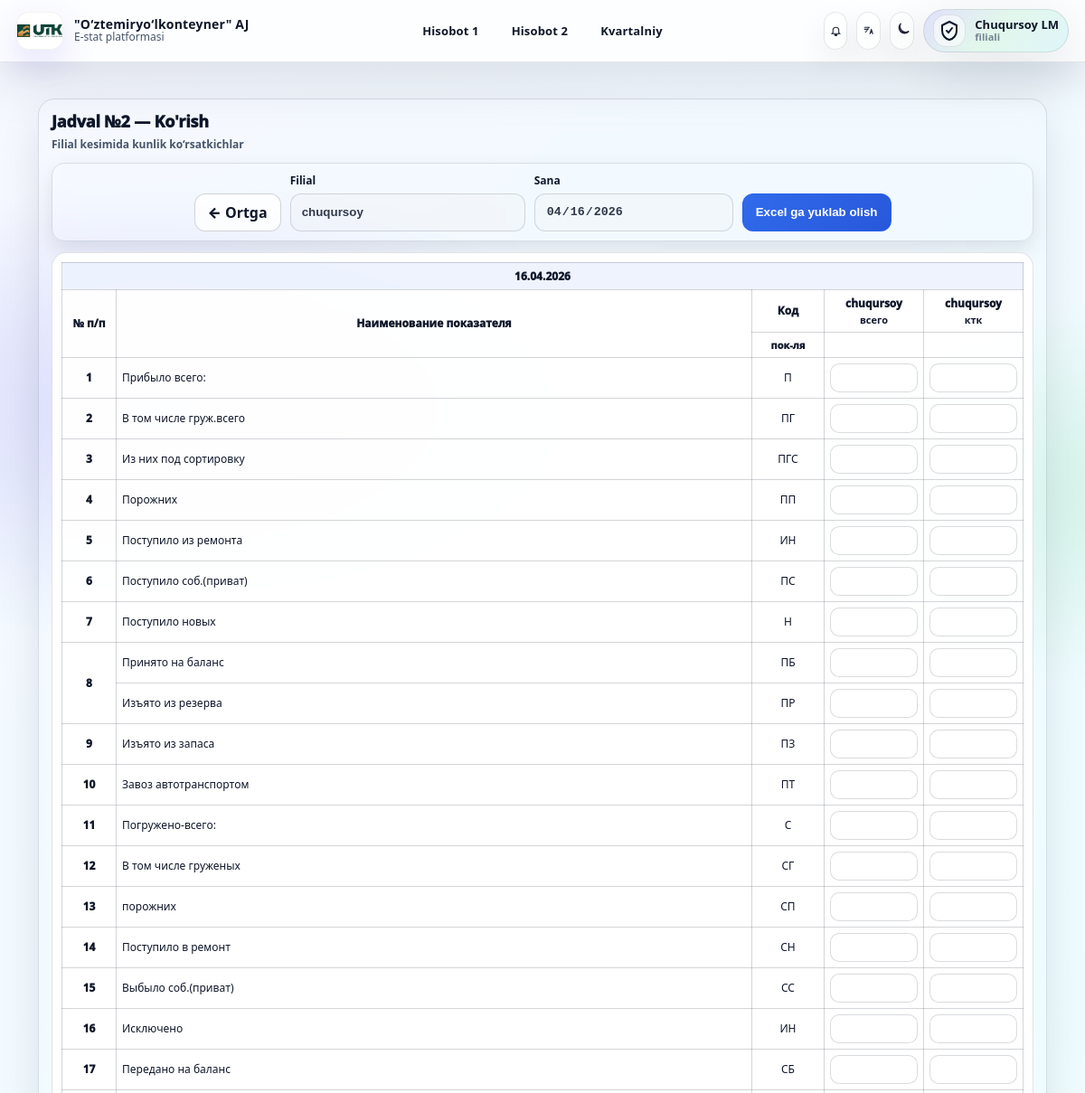
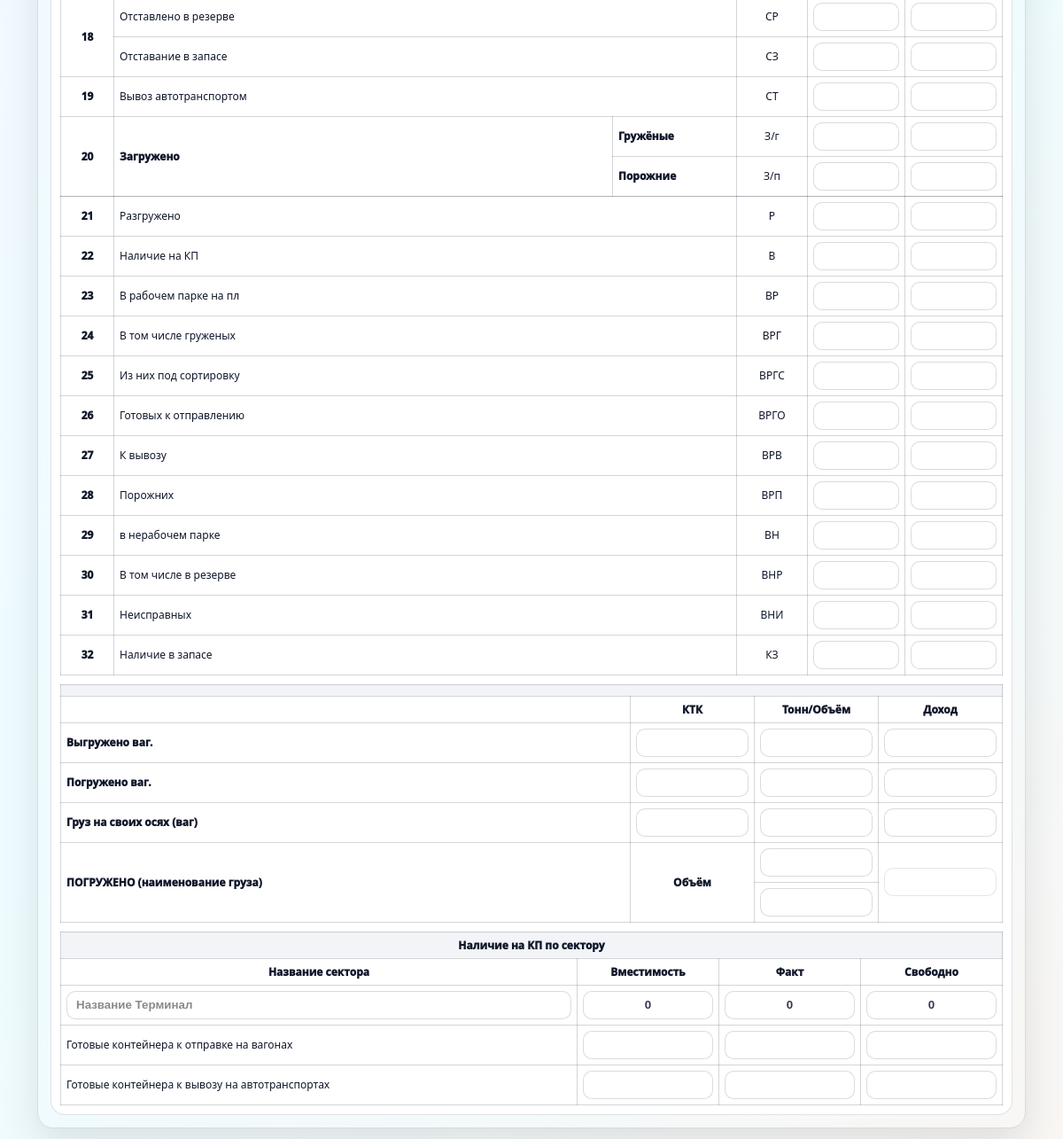
The app's page /station/table-2/view/2026-04-16/ (signed in), older data (2 pictures, top to bottom).
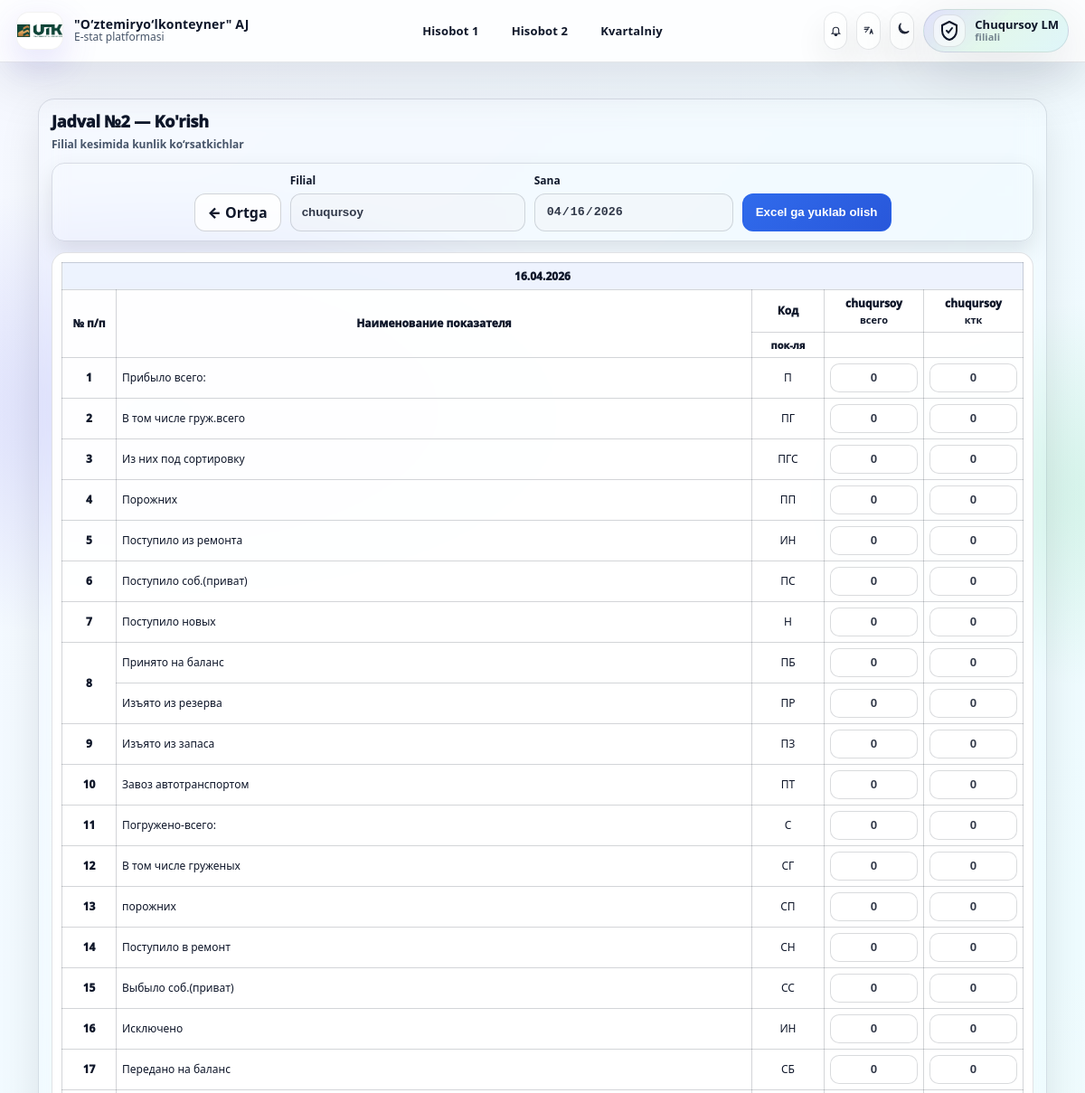
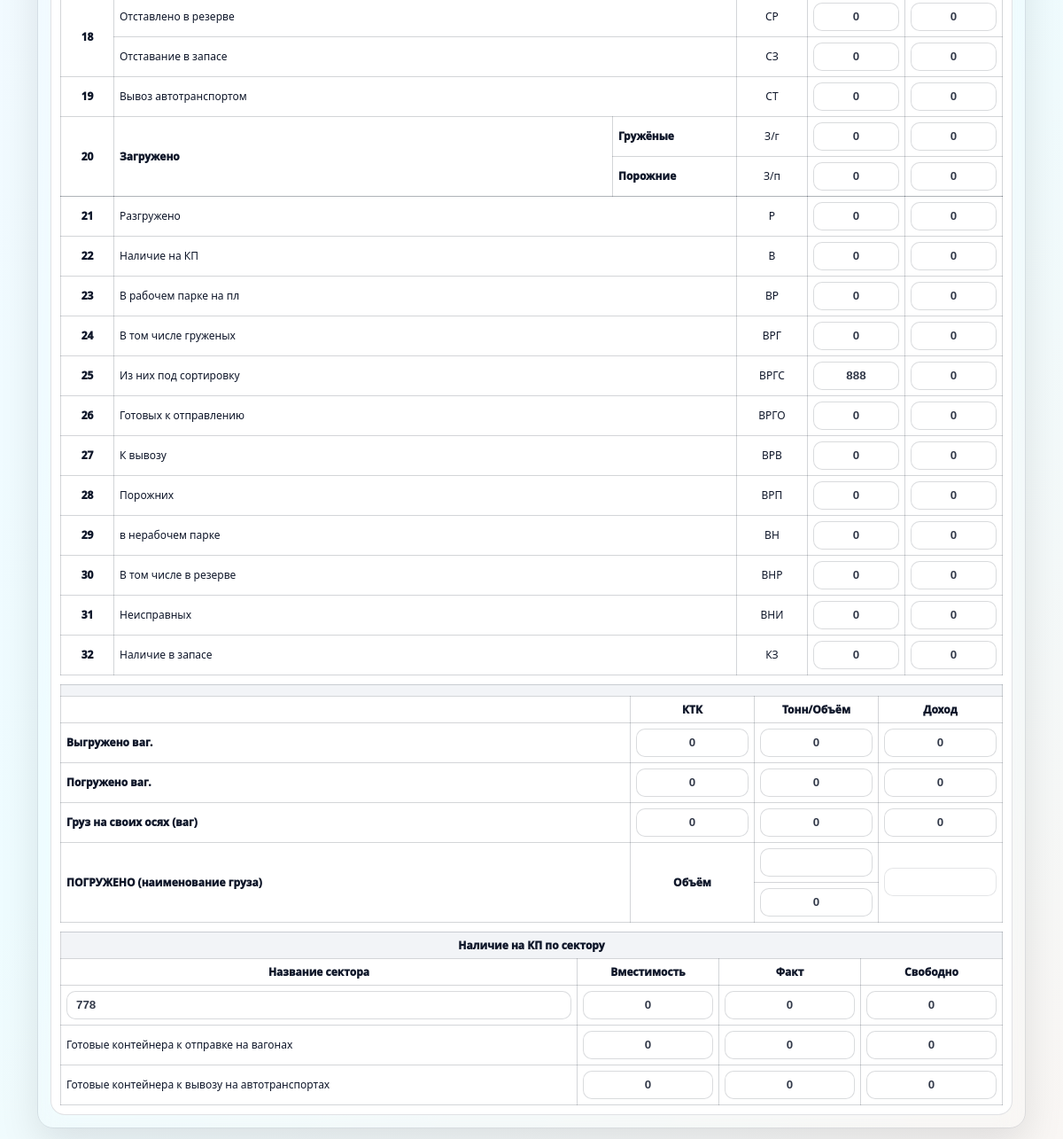
The same page, newer data (2 pictures, top to bottom).
### reports/models.py (models this page shows, shortened)
class StationDailyTable2(models.Model):
    station_user = models.ForeignKey(
        User,
        on_delete=models.CASCADE,
        related_name='station_table2_reports'
    )
    date = models.DateField(null=True,blank=True)
    data = models.JSONField(default=dict, blank=True)
    submitted_at = models.DateTimeField(null=True, blank=True, auto_now_add=True)
    class Meta:
        unique_together = ('station_user', 'date')
        ordering = ['-date']

### reports/views.py (the view)
# urls.py: path('station/table-2/view/<str:date_str>/', station_table_2_view, name='station_table_2_view'),
@login_required
def station_table_2_view(request, date_str):
    if request.user.is_staff or request.user.is_superuser:
        return redirect("admin_table2_reports")
    d = _parse_date(date_str)
    obj = StationDailyTable2.objects.filter(station_user=request.user, date=d).first()
    data = (obj.data or {}) if obj else {}
    return render(request, "station_table_2_create.html", {
        "date": d,
        "obj": obj,
        "table2_data": data,
        "station_name": request.user.username,
        "rows_def": TABLE2_ROWS,
        "mode": "view",
        "bottom": TABLE2_BOTTOM_FIELDS,
        "sector_rows": _table2_sector_rows(data),
        "r22_keys": {
            "g_total": R22_G_TOTAL, "g_ktk": R22_G_KTK,
            "p_total": R22_P_TOTAL, "p_ktk": R22_P_KTK,
        }
    })

### accounts/models.py (called while the page is built)
    def __str__(self):
        return self.station_name

### reports/templatetags/report_extras.py (called while the page is built)
@register.filter
def data_val(obj, key):
    if not obj or not getattr(obj, 'data', None):
        return ''
    val = obj.data.get(key, '')
    return '' if val is None else val

### reports/views.py (called while the page is built)
def _parse_date(date_str: str) -> dt_date:
    return datetime.strptime(date_str, "%Y-%m-%d").date()

def _int0(v):
    try:
        return int(v or 0)
    except (TypeError, ValueError):
        return 0

def _clean_sector_rows(rows):
    cleaned = []
    for row in (rows or []):
        name = str((row or {}).get("name") or "").strip()
        cap = _int0((row or {}).get("capacity"))
        fact = _int0((row or {}).get("fact"))
        free = _int0((row or {}).get("free"))
        cleaned.append({
            "name": name,
            "capacity": cap,
            "fact": fact,
            "free": free,
        })
    if not cleaned:
        cleaned = [{
            "name": "",
            "capacity": 0,
            "fact": 0,
            "free": 0,
        }]
    return cleaned

### templates/station_table_2_create.html (shortened to what the changed rows need)
{% extends "base.html" %}
{% load report_extras %}
{% block content %}
<div class="t2-page">
  <div class="t2-shell">
    <div class="t2-card">
      <div class="t2-head">
        <div>
          <h2 class="t2-title">
            Jadval №2 — {% if mode == 'view' %}Ko'rish{% else %}Yaratish/Tahrirlash{% endif %}
          </h2>
        </div>
      </div>
      <form id="t2form" method="post">
        <div class="t2-wrap">
          <table class="t2-table">
            <colgroup>
            </colgroup>
            <thead>
              <tr><th colspan="6" class="t2-headDate">{{ date|date:"d.m.Y" }}</th></tr>
              <tr>
                <th class="t2-center t2-bold" rowspan="2">№ п/п</th>
                <th class="t2-center t2-bold" colspan="2" rowspan="2">Наименование показателя</th>
                <th class="t2-center t2-bold">Код</th>
                <th class="t2-center t2-bold">{{ station_name }}<div style="font-size:11px;font-weight:900;margin-top:2px;">всего</div></th>
                <th class="t2-center t2-bold">{{ station_name }}<div style="font-size:11px;font-weight:900;margin-top:2px;">ктк</div></th>
              </tr>
              <tr>
                <th class="t2-center t2-bold" style="font-size:11px;">пок-ля</th>
                <th class="t2-center t2-bold" style="font-size:11px;"></th>
                <th class="t2-center t2-bold" style="font-size:11px;"></th>
              </tr>
            </thead>
            <tbody>
              {% for n,label,code,k_total,k_ktk in rows_def %}
                {% if n == 8 %}
                  <tr>
                    <td class="t2-center t2-bold" rowspan="2">8</td>
                    <td colspan="2">{{ label }}</td>
                    <td class="t2-center">{{ code }}</td>
                    <td class="t2-center"><input class="t2-cell-input" name="{{ k_total }}" value="{{ obj|data_val:k_total }}" {% if mode == 'view' %}disabled{% endif %}></td>
                    <td class="t2-center"><input class="t2-cell-input" name="{{ k_ktk }}" value="{{ obj|data_val:k_ktk }}" {% if mode == 'view' %}disabled{% endif %}></td>
                  </tr>
                  {% for n2,label2,code2,k_total2,k_ktk2 in rows_def %}
                    {% if n2 == 9 %}
                      <tr>
                        <td colspan="2">{{ label2 }}</td>
                        <td class="t2-center">{{ code2 }}</td>
                        <td class="t2-center"><input class="t2-cell-input" name="{{ k_total2 }}" value="{{ obj|data_val:k_total2 }}" {% if mode == 'view' %}disabled{% endif %}></td>
                        <td class="t2-center"><input class="t2-cell-input" name="{{ k_ktk2 }}" value="{{ obj|data_val:k_ktk2 }}" {% if mode == 'view' %}disabled{% endif %}></td>
                      </tr>
                    {% endif %}
                  {% endfor %}
                {% elif n == 9 %}
                {% elif n == 19 %}
                  <tr>
                    <td class="t2-center t2-bold" rowspan="2">{{ n|add:"-1" }}</td>
                    <td colspan="2">{{ label }}</td>
                    <td class="t2-center">{{ code }}</td>
                    <td class="t2-center">
                      <input class="t2-cell-input" name="{{ k_total }}" value="{{ obj|data_val:k_total }}"
                            {% if mode == 'view' %}disabled{% endif %}>
                    </td>
                    <td class="t2-center">
                      <input class="t2-cell-input" name="{{ k_ktk }}" value="{{ obj|data_val:k_ktk }}"
                            {% if mode == 'view' %}disabled{% endif %}>
                    </td>
                  </tr>
                  {% for n2,label2,code2,k_total2,k_ktk2 in rows_def %}
                    {% if n2 == 20 %}
                      <tr>
                        <td colspan="2">{{ label2 }}</td>
                        <td class="t2-center">{{ code2 }}</td>
                        <td class="t2-center">
                          <input class="t2-cell-input" name="{{ k_total2 }}" value="{{ obj|data_val:k_total2 }}"
                                {% if mode == 'view' %}disabled{% endif %}>
                        </td>
                        <td class="t2-center">
                          <input class="t2-cell-input" name="{{ k_ktk2 }}" value="{{ obj|data_val:k_ktk2 }}"
                                {% if mode == 'view' %}disabled{% endif %}>
                        </td>
                      </tr>
                    {% endif %}
                  {% endfor %}
                {% elif n == 20 %}
                {% elif n == 22 %}
                  <tr>
                    <td class="t2-center t2-bold" rowspan="2">20</td>
                    <td class="t2-bold" rowspan="2">Загружено</td>
                    <td class="t2-bold">Гружёные</td>
                    <td class="t2-center">З/г</td>
                    <td class="t2-center"><input class="t2-cell-input" name="{{ k_total }}" value="{{ obj|data_val:k_total }}" {% if mode == 'view' %}disabled{% endif %}></td>
                    <td class="t2-center"><input class="t2-cell-input" name="{{ k_ktk }}" value="{{ obj|data_val:k_ktk }}" {% if mode == 'view' %}disabled{% endif %}></td>
                  </tr>
                  <tr>
                    <td class="t2-bold">Порожние</td>
                    <td class="t2-center">З/п</td>
                    <td class="t2-center"><input class="t2-cell-input" name="r22p_total" value="{{ obj|data_val:'r22p_total' }}" {% if mode == 'view' %}disabled{% endif %}></td>
                    <td class="t2-center"><input class="t2-cell-input" name="r22p_ktk" value="{{ obj|data_val:'r22p_ktk' }}" {% if mode == 'view' %}disabled{% endif %}></td>
                  </tr>
                {% else %}
                  <tr>
                    {% if n == 35 %}
                    {% else %}
                      <td class="t2-center t2-bold">
                        {% if n >= 21 %}
                          {{ n|add:"-2" }}
                        {% elif n >= 10 %}
                          {{ n|add:"-1" }}
                        {% else %}
                          {{ n }}
                        {% endif %}
                      </td>
                      <td colspan="2">{{ label }}</td>
                      <td class="t2-center">{{ code }}</td>
                      <td class="t2-center"><input class="t2-cell-input" name="{{ k_total }}" value="{{ obj|data_val:k_total }}" {% if mode == 'view' %}disabled{% endif %}></td>
                      <td class="t2-center"><input class="t2-cell-input" name="{{ k_ktk }}" value="{{ obj|data_val:k_ktk }}" {% if mode == 'view' %}disabled{% endif %}></td>
                    {% endif %}
                  </tr>
                {% endif %}
              {% endfor %}
            </tbody>
          </table>
          <table class="t2-table" style="margin-top:10px; ">
            <colgroup>
            </colgroup>
            <thead>
              <tr>
                <th colspan="4" class="t2-secTitle"></th>
              </tr>
              <tr>
                <th></th>
                <th class="t2-center t2-bold">КТК</th>
                <th class="t2-center t2-bold">Тонн/Объём</th>
                <th class="t2-center t2-bold">Доход</th>
              </tr>
            </thead>
            <tbody>
              <tr>
                <td class="t2-center"><input class="t2-cell-input" name="{{ bottom.vygr_wag_ktk }}" value="{{ obj|data_val:bottom.vygr_wag_ktk }}" {% if mode == 'view' %}disabled{% endif %}></td>
                <td class="t2-center"><input class="t2-cell-input" name="{{ bottom.vygr_tonn }}" value="{{ obj|data_val:bottom.vygr_tonn }}" {% if mode == 'view' %}disabled{% endif %}></td>
                <td class="t2-center"><input class="t2-cell-input" name="{{ bottom.vygr_income }}" value="{{ obj|data_val:bottom.vygr_income }}" {% if mode == 'view' %}disabled{% endif %}></td>
              </tr>
              <tr>
                <td class="t2-center"><input class="t2-cell-input" name="{{ bottom.pogr_wag_ktk }}" value="{{ obj|data_val:bottom.pogr_wag_ktk }}" {% if mode == 'view' %}disabled{% endif %}></td>
                <td class="t2-center"><input class="t2-cell-input" name="{{ bottom.pogr_tonn }}" value="{{ obj|data_val:bottom.pogr_tonn }}" {% if mode == 'view' %}disabled{% endif %}></td>
                <td class="t2-center"><input class="t2-cell-input" name="{{ bottom.pogr_income }}" value="{{ obj|data_val:bottom.pogr_income }}" {% if mode == 'view' %}disabled{% endif %}></td>
              </tr>
              <tr>
                <td class="t2-center"><input class="t2-cell-input" name="{{ bottom.os_wag_ktk }}" value="{{ obj|data_val:bottom.os_wag_ktk }}" {% if mode == 'view' %}disabled{% endif %}></td>
                <td class="t2-center"><input class="t2-cell-input" name="{{ bottom.os_tonn }}" value="{{ obj|data_val:bottom.os_tonn }}" {% if mode == 'view' %}disabled{% endif %}></td>
                <td class="t2-center"><input class="t2-cell-input" name="{{ bottom.os_income }}" value="{{ obj|data_val:bottom.os_income }}" {% if mode == 'view' %}disabled{% endif %}></td>
              </tr>
              <tr>
                <td class="t2-center"><input class="t2-cell-input" name="{{ bottom.cargo_volume }}" value="{{ obj|data_val:bottom.cargo_volume }}" {% if mode == 'view' %}disabled{% endif %}></td>
              </tr>
            </tbody>
          </table>
          <table class="t2-table" style="margin-top:10px; " id="kp-sector-table">
            <colgroup>
            </colgroup>
            <thead>
              <tr><th colspan="{% if mode == 'view' %}4{% else %}5{% endif %}" class="t2-secTitle">Наличие на КП по сектору</th></tr>
              <tr>
              <th class="t2-center t2-bold">Название сектора</th>
              <th class="t2-center t2-bold">Вместимость</th>
              <th class="t2-center t2-bold">Факт</th>
              <th class="t2-center t2-bold">Свободно</th>
            </tr>
            </thead>
            <tbody id="kp-sector-body">
              {% for row in sector_rows %}
              <tr class="kp-sector-row">
                <td class="t2-center">
                  <input
                    class="t2-cell-input kp-name-input"
                    name="kp_sector_name[]"
                    value="{{ row.name }}"
                    placeholder="Название Терминал"
                    {% if mode == 'view' %}disabled{% endif %}
                    required
                  >
                </td>
                <td class="t2-center">
                  <input class="t2-cell-input" name="kp_sector_capacity[]" value="{{ row.capacity }}" {% if mode == 'view' %}disabled{% endif %}>
                </td>
                <td class="t2-center">
                  <input class="t2-cell-input" name="kp_sector_fact[]" value="{{ row.fact }}" {% if mode == 'view' %}disabled{% endif %}>
                </td>
                <td class="t2-center">
                  <input class="t2-cell-input" name="kp_sector_free[]" value="{{ row.free }}" {% if mode == 'view' %}disabled{% endif %}>
                </td>
              </tr>
              {% endfor %}
              <tr>
                <td class="t2-center"><input class="t2-cell-input" name="{{ bottom.kp_ready_send_capacity }}" value="{{ obj|data_val:bottom.kp_ready_send_capacity }}" {% if mode == 'view' %}disabled{% endif %}></td>
                <td class="t2-center"><input class="t2-cell-input" name="{{ bottom.kp_ready_send_fact }}" value="{{ obj|data_val:bottom.kp_ready_send_fact }}" {% if mode == 'view' %}disabled{% endif %}></td>
                <td class="t2-center"><input class="t2-cell-input" name="{{ bottom.kp_ready_send_free }}" value="{{ obj|data_val:bottom.kp_ready_send_free }}" {% if mode == 'view' %}disabled{% endif %}></td>
              </tr>
              <tr>
                <td class="t2-center"><input class="t2-cell-input" name="{{ bottom.kp_ready_autocar_capacity }}" value="{{ obj|data_val:bottom.kp_ready_autocar_capacity }}" {% if mode == 'view' %}disabled{% endif %}></td>
                <td class="t2-center"><input class="t2-cell-input" name="{{ bottom.kp_ready_autocar_fact }}" value="{{ obj|data_val:bottom.kp_ready_autocar_fact }}" {% if mode == 'view' %}disabled{% endif %}></td>
                <td class="t2-center"><input class="t2-cell-input" name="{{ bottom.kp_ready_autocar_free }}" value="{{ obj|data_val:bottom.kp_ready_autocar_free }}" {% if mode == 'view' %}disabled{% endif %}></td>
              </tr>
            </tbody>
          </table>
        </div>
      </form>
    </div>
  </div>
</div>
{% endblock %}

Row changes from the older to the newer data that the page shows:
added StationDailyTable2: rows_def "0" "0" "0" "0" "0" "0" "0" "0" "0" "0" "0" "0" "0" "0" "0" "0" "0" "0" "0" "0" "0" "888" "0" "0" "0" "0" "0" "0" "0", rows_def "0" "0" "0" "0" "0" "0" "0" "0" "0" "0" "0" "0" "0" "0" "0" "0" "0" "0" "0" "0" "0" "0" "0" "0" "0" "0" "0" "0" "0", rows_def "0", rows_def "0", rows_def "0", rows_def "0", rows_def "0", rows_def "0", rows_def "0", rows_def "0", rows_def "0", rows_def "0", rows_def "0", rows_def "0", vygr_wag_ktk "0", vygr_tonn "0", vygr_income "0", pogr_wag_ktk "0", pogr_tonn "0", pogr_income "0", os_wag_ktk "0", os_tonn "0", os_income "0", cargo_volume "0", kp_ready_send_capacity "0", kp_ready_send_fact "0", kp_ready_send_free "0", kp_ready_autocar_capacity "0", kp_ready_autocar_fact "0", kp_ready_autocar_free "0"
Text that changed along with them:
form field name: (not shown) → "778"
